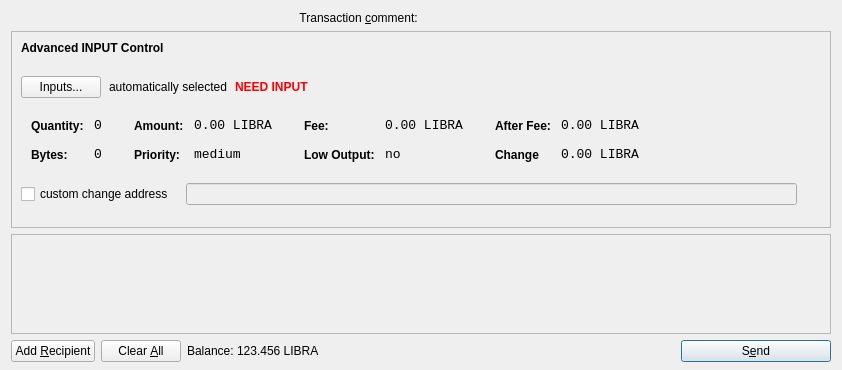
<?xml version="1.0" encoding="UTF-8"?>
<ui version="4.0">
 <class>SendCoinsDialog</class>
 <widget class="QDialog" name="SendCoinsDialog">
  <property name="geometry">
   <rect>
    <x>0</x>
    <y>0</y>
    <width>838</width>
    <height>370</height>
   </rect>
  </property>
  <property name="windowTitle">
   <string>Send Coins</string>
  </property>
  <layout class="QVBoxLayout" name="verticalLayout" stretch="0,0,1,0">
   <property name="bottomMargin">
    <number>8</number>
   </property>
   <item>
    <layout class="QHBoxLayout" name="horizontalLayoutTxComment">
     <property name="spacing">
      <number>0</number>
     </property>
     <item>
      <widget class="QLabel" name="labelTxComment">
       <property name="text">
        <string>Transaction &amp;comment: </string>
       </property>
       <property name="alignment">
        <set>Qt::AlignLeading|Qt::AlignLeft|Qt::AlignRight|Qt::AlignTrailing|Qt::AlignVCenter</set>
       </property>
       <property name="buddy">
        <cstring>editTxComment</cstring>
       </property>
      </widget>
     </item>
     <item>
      <widget class="QValidatedLineEdit" name="editTxComment" native="true">
       <property name="enabled">
        <bool>true</bool>
       </property>
       <property name="toolTip">
        <string>Enter a transaction comment (Note: this information is public)</string>
       </property>
      </widget>
     </item>
    </layout>
   </item>
   <item>
    <widget class="QFrame" name="frameCoinControl">
     <property name="sizePolicy">
      <sizepolicy hsizetype="Expanding" vsizetype="Expanding">
       <horstretch>0</horstretch>
       <verstretch>0</verstretch>
      </sizepolicy>
     </property>
     <property name="maximumSize">
      <size>
       <width>16777215</width>
       <height>16777215</height>
      </size>
     </property>
     <property name="frameShape">
      <enum>QFrame::StyledPanel</enum>
     </property>
     <property name="frameShadow">
      <enum>QFrame::Sunken</enum>
     </property>
     <layout class="QGridLayout" name="gridLayout">
      <item row="0" column="0">
       <layout class="QHBoxLayout" name="horizontalLayoutCoinControl1">
        <property name="bottomMargin">
         <number>15</number>
        </property>
        <item>
         <widget class="QLabel" name="labelCoinControlFeatures">
          <property name="sizePolicy">
           <sizepolicy hsizetype="Preferred" vsizetype="Maximum">
            <horstretch>0</horstretch>
            <verstretch>0</verstretch>
           </sizepolicy>
          </property>
          <property name="font">
           <font>
            <weight>75</weight>
            <bold>true</bold>
           </font>
          </property>
          <property name="styleSheet">
           <string notr="true">font-weight:bold;</string>
          </property>
          <property name="text">
           <string>Advanced INPUT Control</string>
          </property>
         </widget>
        </item>
       </layout>
      </item>
      <item row="1" column="0">
       <layout class="QHBoxLayout" name="horizontalLayoutCoinControl2" stretch="0,0,0,0">
        <property name="spacing">
         <number>8</number>
        </property>
        <property name="bottomMargin">
         <number>10</number>
        </property>
        <item>
         <widget class="QPushButton" name="pushButtonCoinControl">
          <property name="styleSheet">
           <string notr="true"/>
          </property>
          <property name="text">
           <string>Inputs...</string>
          </property>
         </widget>
        </item>
        <item>
         <widget class="QLabel" name="labelCoinControlAutomaticallySelected">
          <property name="text">
           <string>automatically selected</string>
          </property>
          <property name="margin">
           <number>5</number>
          </property>
         </widget>
        </item>
        <item>
         <widget class="QLabel" name="labelCoinControlInsuffFunds">
          <property name="font">
           <font>
            <weight>75</weight>
            <bold>true</bold>
           </font>
          </property>
          <property name="styleSheet">
           <string notr="true">color:red;font-weight:bold;</string>
          </property>
          <property name="text">
           <string>NEED INPUT</string>
          </property>
          <property name="margin">
           <number>5</number>
          </property>
         </widget>
        </item>
        <item>
         <spacer name="horizontalSpacerCoinControl">
          <property name="orientation">
           <enum>Qt::Horizontal</enum>
          </property>
          <property name="sizeHint" stdset="0">
           <size>
            <width>40</width>
            <height>1</height>
           </size>
          </property>
         </spacer>
        </item>
       </layout>
      </item>
      <item row="2" column="0">
       <widget class="QWidget" name="widgetCoinControl" native="true">
        <property name="sizePolicy">
         <sizepolicy hsizetype="Preferred" vsizetype="Preferred">
          <horstretch>0</horstretch>
          <verstretch>0</verstretch>
         </sizepolicy>
        </property>
        <property name="minimumSize">
         <size>
          <width>0</width>
          <height>0</height>
         </size>
        </property>
        <property name="styleSheet">
         <string notr="true"/>
        </property>
        <layout class="QHBoxLayout" name="horizontalLayoutCoinControl5">
         <property name="leftMargin">
          <number>0</number>
         </property>
         <property name="topMargin">
          <number>0</number>
         </property>
         <property name="rightMargin">
          <number>0</number>
         </property>
         <property name="bottomMargin">
          <number>0</number>
         </property>
         <item>
          <layout class="QHBoxLayout" name="horizontalLayoutCoinControl3" stretch="0,0,0,1">
           <property name="spacing">
            <number>20</number>
           </property>
           <property name="topMargin">
            <number>0</number>
           </property>
           <property name="bottomMargin">
            <number>10</number>
           </property>
           <item>
            <layout class="QFormLayout" name="formLayoutCoinControl1">
             <property name="horizontalSpacing">
              <number>10</number>
             </property>
             <property name="verticalSpacing">
              <number>14</number>
             </property>
             <property name="leftMargin">
              <number>10</number>
             </property>
             <property name="topMargin">
              <number>4</number>
             </property>
             <property name="rightMargin">
              <number>6</number>
             </property>
             <item row="0" column="0">
              <widget class="QLabel" name="labelCoinControlQuantityText">
               <property name="styleSheet">
                <string notr="true">font-weight:bold;</string>
               </property>
               <property name="text">
                <string>Quantity:</string>
               </property>
               <property name="margin">
                <number>0</number>
               </property>
              </widget>
             </item>
             <item row="0" column="1">
              <widget class="QLabel" name="labelCoinControlQuantity">
               <property name="font">
                <font>
                 <family>Monospace</family>
                 <pointsize>10</pointsize>
                </font>
               </property>
               <property name="cursor">
                <cursorShape>IBeamCursor</cursorShape>
               </property>
               <property name="contextMenuPolicy">
                <enum>Qt::ActionsContextMenu</enum>
               </property>
               <property name="text">
                <string>0</string>
               </property>
               <property name="margin">
                <number>0</number>
               </property>
               <property name="textInteractionFlags">
                <set>Qt::LinksAccessibleByMouse|Qt::TextSelectableByKeyboard|Qt::TextSelectableByMouse</set>
               </property>
              </widget>
             </item>
             <item row="1" column="0">
              <widget class="QLabel" name="labelCoinControlBytesText">
               <property name="styleSheet">
                <string notr="true">font-weight:bold;</string>
               </property>
               <property name="text">
                <string>Bytes:</string>
               </property>
              </widget>
             </item>
             <item row="1" column="1">
              <widget class="QLabel" name="labelCoinControlBytes">
               <property name="font">
                <font>
                 <family>Monospace</family>
                 <pointsize>10</pointsize>
                </font>
               </property>
               <property name="cursor">
                <cursorShape>IBeamCursor</cursorShape>
               </property>
               <property name="contextMenuPolicy">
                <enum>Qt::ActionsContextMenu</enum>
               </property>
               <property name="text">
                <string>0</string>
               </property>
               <property name="textInteractionFlags">
                <set>Qt::LinksAccessibleByMouse|Qt::TextSelectableByKeyboard|Qt::TextSelectableByMouse</set>
               </property>
              </widget>
             </item>
            </layout>
           </item>
           <item>
            <layout class="QFormLayout" name="formLayoutCoinControl2">
             <property name="horizontalSpacing">
              <number>10</number>
             </property>
             <property name="verticalSpacing">
              <number>14</number>
             </property>
             <property name="leftMargin">
              <number>6</number>
             </property>
             <property name="topMargin">
              <number>4</number>
             </property>
             <property name="rightMargin">
              <number>6</number>
             </property>
             <item row="0" column="0">
              <widget class="QLabel" name="labelCoinControlAmountText">
               <property name="styleSheet">
                <string notr="true">font-weight:bold;</string>
               </property>
               <property name="text">
                <string>Amount:</string>
               </property>
               <property name="margin">
                <number>0</number>
               </property>
              </widget>
             </item>
             <item row="0" column="1">
              <widget class="QLabel" name="labelCoinControlAmount">
               <property name="font">
                <font>
                 <family>Monospace</family>
                 <pointsize>10</pointsize>
                </font>
               </property>
               <property name="cursor">
                <cursorShape>IBeamCursor</cursorShape>
               </property>
               <property name="contextMenuPolicy">
                <enum>Qt::ActionsContextMenu</enum>
               </property>
               <property name="text">
                <string>0.00 LIBRA</string>
               </property>
               <property name="textInteractionFlags">
                <set>Qt::LinksAccessibleByMouse|Qt::TextSelectableByKeyboard|Qt::TextSelectableByMouse</set>
               </property>
              </widget>
             </item>
             <item row="1" column="0">
              <widget class="QLabel" name="labelCoinControlPriorityText">
               <property name="styleSheet">
                <string notr="true">font-weight:bold;</string>
               </property>
               <property name="text">
                <string>Priority:</string>
               </property>
              </widget>
             </item>
             <item row="1" column="1">
              <widget class="QLabel" name="labelCoinControlPriority">
               <property name="font">
                <font>
                 <family>Monospace</family>
                 <pointsize>10</pointsize>
                </font>
               </property>
               <property name="cursor">
                <cursorShape>IBeamCursor</cursorShape>
               </property>
               <property name="contextMenuPolicy">
                <enum>Qt::ActionsContextMenu</enum>
               </property>
               <property name="text">
                <string>medium</string>
               </property>
               <property name="textInteractionFlags">
                <set>Qt::LinksAccessibleByMouse|Qt::TextSelectableByKeyboard|Qt::TextSelectableByMouse</set>
               </property>
              </widget>
             </item>
            </layout>
           </item>
           <item>
            <layout class="QFormLayout" name="formLayoutCoinControl3">
             <property name="horizontalSpacing">
              <number>10</number>
             </property>
             <property name="verticalSpacing">
              <number>14</number>
             </property>
             <property name="leftMargin">
              <number>6</number>
             </property>
             <property name="topMargin">
              <number>4</number>
             </property>
             <property name="rightMargin">
              <number>6</number>
             </property>
             <item row="0" column="0">
              <widget class="QLabel" name="labelCoinControlFeeText">
               <property name="styleSheet">
                <string notr="true">font-weight:bold;</string>
               </property>
               <property name="text">
                <string>Fee:</string>
               </property>
               <property name="margin">
                <number>0</number>
               </property>
              </widget>
             </item>
             <item row="0" column="1">
              <widget class="QLabel" name="labelCoinControlFee">
               <property name="font">
                <font>
                 <family>Monospace</family>
                 <pointsize>10</pointsize>
                </font>
               </property>
               <property name="cursor">
                <cursorShape>IBeamCursor</cursorShape>
               </property>
               <property name="contextMenuPolicy">
                <enum>Qt::ActionsContextMenu</enum>
               </property>
               <property name="text">
                <string>0.00 LIBRA</string>
               </property>
               <property name="textInteractionFlags">
                <set>Qt::LinksAccessibleByMouse|Qt::TextSelectableByKeyboard|Qt::TextSelectableByMouse</set>
               </property>
              </widget>
             </item>
             <item row="1" column="0">
              <widget class="QLabel" name="labelCoinControlLowOutputText">
               <property name="styleSheet">
                <string notr="true">font-weight:bold;</string>
               </property>
               <property name="text">
                <string>Low Output:</string>
               </property>
              </widget>
             </item>
             <item row="1" column="1">
              <widget class="QLabel" name="labelCoinControlLowOutput">
               <property name="font">
                <font>
                 <family>Monospace</family>
                 <pointsize>10</pointsize>
                </font>
               </property>
               <property name="cursor">
                <cursorShape>IBeamCursor</cursorShape>
               </property>
               <property name="contextMenuPolicy">
                <enum>Qt::ActionsContextMenu</enum>
               </property>
               <property name="text">
                <string>no</string>
               </property>
               <property name="textInteractionFlags">
                <set>Qt::LinksAccessibleByMouse|Qt::TextSelectableByKeyboard|Qt::TextSelectableByMouse</set>
               </property>
              </widget>
             </item>
            </layout>
           </item>
           <item>
            <layout class="QFormLayout" name="formLayoutCoinControl4">
             <property name="horizontalSpacing">
              <number>10</number>
             </property>
             <property name="verticalSpacing">
              <number>14</number>
             </property>
             <property name="leftMargin">
              <number>6</number>
             </property>
             <property name="topMargin">
              <number>4</number>
             </property>
             <property name="rightMargin">
              <number>6</number>
             </property>
             <item row="0" column="0">
              <widget class="QLabel" name="labelCoinControlAfterFeeText">
               <property name="styleSheet">
                <string notr="true">font-weight:bold;</string>
               </property>
               <property name="text">
                <string>After Fee:</string>
               </property>
               <property name="margin">
                <number>0</number>
               </property>
              </widget>
             </item>
             <item row="0" column="1">
              <widget class="QLabel" name="labelCoinControlAfterFee">
               <property name="font">
                <font>
                 <family>Monospace</family>
                 <pointsize>10</pointsize>
                </font>
               </property>
               <property name="cursor">
                <cursorShape>IBeamCursor</cursorShape>
               </property>
               <property name="contextMenuPolicy">
                <enum>Qt::ActionsContextMenu</enum>
               </property>
               <property name="text">
                <string>0.00 LIBRA</string>
               </property>
               <property name="textInteractionFlags">
                <set>Qt::LinksAccessibleByMouse|Qt::TextSelectableByKeyboard|Qt::TextSelectableByMouse</set>
               </property>
              </widget>
             </item>
             <item row="1" column="0">
              <widget class="QLabel" name="labelCoinControlChangeText">
               <property name="styleSheet">
                <string notr="true">font-weight:bold;</string>
               </property>
               <property name="text">
                <string>Change</string>
               </property>
              </widget>
             </item>
             <item row="1" column="1">
              <widget class="QLabel" name="labelCoinControlChange">
               <property name="font">
                <font>
                 <family>Monospace</family>
                 <pointsize>10</pointsize>
                </font>
               </property>
               <property name="cursor">
                <cursorShape>IBeamCursor</cursorShape>
               </property>
               <property name="contextMenuPolicy">
                <enum>Qt::ActionsContextMenu</enum>
               </property>
               <property name="text">
                <string>0.00 LIBRA</string>
               </property>
               <property name="textInteractionFlags">
                <set>Qt::LinksAccessibleByMouse|Qt::TextSelectableByKeyboard|Qt::TextSelectableByMouse</set>
               </property>
              </widget>
             </item>
            </layout>
           </item>
          </layout>
         </item>
        </layout>
       </widget>
      </item>
      <item row="3" column="0">
       <layout class="QHBoxLayout" name="horizontalLayoutCoinControl4" stretch="0,0,0">
        <property name="spacing">
         <number>12</number>
        </property>
        <property name="sizeConstraint">
         <enum>QLayout::SetDefaultConstraint</enum>
        </property>
        <property name="topMargin">
         <number>5</number>
        </property>
        <property name="rightMargin">
         <number>5</number>
        </property>
        <item>
         <widget class="QCheckBox" name="checkBoxCoinControlChange">
          <property name="text">
           <string>custom change address</string>
          </property>
         </widget>
        </item>
        <item>
         <widget class="QLineEdit" name="lineEditCoinControlChange">
          <property name="enabled">
           <bool>false</bool>
          </property>
          <property name="sizePolicy">
           <sizepolicy hsizetype="Expanding" vsizetype="Fixed">
            <horstretch>0</horstretch>
            <verstretch>0</verstretch>
           </sizepolicy>
          </property>
         </widget>
        </item>
        <item>
         <widget class="QLabel" name="labelCoinControlChangeLabel">
          <property name="sizePolicy">
           <sizepolicy hsizetype="Preferred" vsizetype="Expanding">
            <horstretch>0</horstretch>
            <verstretch>0</verstretch>
           </sizepolicy>
          </property>
          <property name="minimumSize">
           <size>
            <width>0</width>
            <height>0</height>
           </size>
          </property>
          <property name="text">
           <string/>
          </property>
          <property name="margin">
           <number>3</number>
          </property>
         </widget>
        </item>
       </layout>
      </item>
      <item row="4" column="0">
       <spacer name="verticalSpacerCoinControl">
        <property name="orientation">
         <enum>Qt::Vertical</enum>
        </property>
        <property name="sizeHint" stdset="0">
         <size>
          <width>800</width>
          <height>13</height>
         </size>
        </property>
       </spacer>
      </item>
     </layout>
    </widget>
   </item>
   <item>
    <widget class="QScrollArea" name="scrollArea">
     <property name="styleSheet">
      <string notr="true">background :/images/res/images/background.png</string>
     </property>
     <property name="widgetResizable">
      <bool>true</bool>
     </property>
     <widget class="QWidget" name="scrollAreaWidgetContents">
      <property name="geometry">
       <rect>
        <x>0</x>
        <y>0</y>
        <width>818</width>
        <height>73</height>
       </rect>
      </property>
      <layout class="QVBoxLayout" name="verticalLayout_2">
       <property name="leftMargin">
        <number>0</number>
       </property>
       <property name="topMargin">
        <number>0</number>
       </property>
       <property name="rightMargin">
        <number>0</number>
       </property>
       <property name="bottomMargin">
        <number>0</number>
       </property>
       <item>
        <layout class="QVBoxLayout" name="entries">
         <property name="spacing">
          <number>6</number>
         </property>
        </layout>
       </item>
       <item>
        <spacer name="verticalSpacer">
         <property name="orientation">
          <enum>Qt::Vertical</enum>
         </property>
         <property name="sizeHint" stdset="0">
          <size>
           <width>20</width>
           <height>40</height>
          </size>
         </property>
        </spacer>
       </item>
      </layout>
     </widget>
    </widget>
   </item>
   <item>
    <layout class="QHBoxLayout" name="horizontalLayout">
     <item>
      <widget class="QPushButton" name="addButton">
       <property name="toolTip">
        <string>Send to multiple recipients at once</string>
       </property>
       <property name="text">
        <string>Add &amp;Recipient</string>
       </property>
       <property name="icon">
        <iconset resource="../bitcoin.qrc">
         <normaloff>:/icons/add</normaloff>:/icons/add</iconset>
       </property>
       <property name="autoDefault">
        <bool>false</bool>
       </property>
      </widget>
     </item>
     <item>
      <widget class="QPushButton" name="clearButton">
       <property name="sizePolicy">
        <sizepolicy hsizetype="Minimum" vsizetype="Fixed">
         <horstretch>0</horstretch>
         <verstretch>0</verstretch>
        </sizepolicy>
       </property>
       <property name="toolTip">
        <string>Remove all transaction fields</string>
       </property>
       <property name="text">
        <string>Clear &amp;All</string>
       </property>
       <property name="icon">
        <iconset resource="../bitcoin.qrc">
         <normaloff>:/icons/remove</normaloff>:/icons/remove</iconset>
       </property>
       <property name="autoRepeatDelay">
        <number>300</number>
       </property>
       <property name="autoDefault">
        <bool>false</bool>
       </property>
      </widget>
     </item>
     <item>
      <layout class="QHBoxLayout" name="horizontalLayout_2">
       <property name="spacing">
        <number>3</number>
       </property>
       <item>
        <widget class="QLabel" name="label">
         <property name="sizePolicy">
          <sizepolicy hsizetype="Preferred" vsizetype="Fixed">
           <horstretch>0</horstretch>
           <verstretch>0</verstretch>
          </sizepolicy>
         </property>
         <property name="text">
          <string>Balance:</string>
         </property>
        </widget>
       </item>
       <item>
        <widget class="QLabel" name="labelBalance">
         <property name="sizePolicy">
          <sizepolicy hsizetype="Preferred" vsizetype="Fixed">
           <horstretch>0</horstretch>
           <verstretch>0</verstretch>
          </sizepolicy>
         </property>
         <property name="cursor">
          <cursorShape>IBeamCursor</cursorShape>
         </property>
         <property name="text">
          <string>123.456 LIBRA</string>
         </property>
         <property name="textInteractionFlags">
          <set>Qt::LinksAccessibleByMouse|Qt::TextSelectableByKeyboard|Qt::TextSelectableByMouse</set>
         </property>
        </widget>
       </item>
      </layout>
     </item>
     <item>
      <spacer name="horizontalSpacer">
       <property name="orientation">
        <enum>Qt::Horizontal</enum>
       </property>
       <property name="sizeHint" stdset="0">
        <size>
         <width>40</width>
         <height>20</height>
        </size>
       </property>
      </spacer>
     </item>
     <item>
      <widget class="QPushButton" name="sendButton">
       <property name="minimumSize">
        <size>
         <width>150</width>
         <height>0</height>
        </size>
       </property>
       <property name="toolTip">
        <string>Confirm the send action</string>
       </property>
       <property name="text">
        <string>S&amp;end</string>
       </property>
       <property name="icon">
        <iconset resource="../bitcoin.qrc">
         <normaloff>:/icons/send</normaloff>:/icons/send</iconset>
       </property>
       <property name="default">
        <bool>true</bool>
       </property>
      </widget>
     </item>
    </layout>
   </item>
  </layout>
 </widget>
 <customwidgets>
  <customwidget>
   <class>QValidatedLineEdit</class>
   <extends>QWidget</extends>
   <header>qvalidatedlineedit.h</header>
  </customwidget>
 </customwidgets>
 <resources>
  <include location="../bitcoin.qrc"/>
 </resources>
 <connections/>
</ui>
